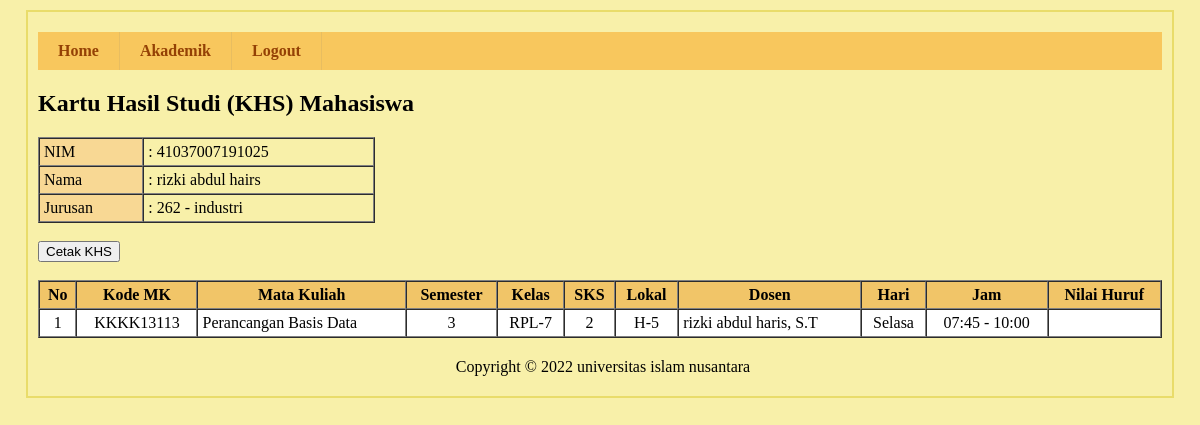
/sisfo-kampus/media.php?page=nilai (signed in), run on the app's committed database.
### tables this page shows
CREATE TABLE `tbl_mahasiswa` (
  `no_bp` varchar(14) NOT NULL,
  `nama_mhs` varchar(50) NOT NULL,
  `jenis_kelamin` varchar(15) NOT NULL,
  `kd_kelas` varchar(5) NOT NULL,
  `kd_jurusan` varchar(5) NOT NULL,
  `username` varchar(100) NOT NULL,
  `password` varchar(100) NOT NULL,
  `foto` varchar(100) NOT NULL,
  `aktif` enum('Y','T') NOT NULL
);

CREATE TABLE `tbl_jurusan` (
  `kd_jurusan` varchar(5) NOT NULL,
  `nama_jurusan` varchar(20) NOT NULL,
  `aktif` enum('Y','T') NOT NULL
);

CREATE TABLE `tbl_krs_mhs` (
  `id_krs` int(5) NOT NULL,
  `thn_akademik` varchar(5) DEFAULT NULL,
  `semester` varchar(5) DEFAULT NULL,
  `no_bp` varchar(14) DEFAULT NULL,
  `kd_jadwal` varchar(5) DEFAULT NULL,
  `kd_mk` varchar(15) DEFAULT NULL,
  `kd_dosen` varchar(5) DEFAULT NULL,
  `nilai_huruf` varchar(2) DEFAULT NULL
);

CREATE TABLE `tbl_jadwal` (
  `kd_jadwal` int(5) NOT NULL,
  `thn_akademik` varchar(5) DEFAULT NULL,
  `kd_dosen` varchar(5) DEFAULT NULL,
  `kd_jurusan` varchar(5) DEFAULT NULL,
  `kd_mk` varchar(15) DEFAULT NULL,
  `hari` varchar(10) DEFAULT NULL,
  `ruang` varchar(10) DEFAULT NULL,
  `smt` int(2) DEFAULT NULL,
  `kelas` varchar(20) DEFAULT NULL,
  `jam_mulai` varchar(5) DEFAULT NULL,
  `jam_selesai` varchar(5) DEFAULT NULL
);

CREATE TABLE `tbl_matakuliah` (
  `kd_mk` varchar(15) NOT NULL,
  `nama_mk` varchar(30) DEFAULT NULL,
  `SKS` int(2) DEFAULT NULL,
  `aktif` enum('Y','T') DEFAULT 'Y'
);

CREATE TABLE `tbl_dosen` (
  `kd_dosen` int(5) NOT NULL,
  `nama_dosen` varchar(50) DEFAULT NULL,
  `jenis_kelamin` varchar(15) DEFAULT NULL,
  `username` varchar(100) DEFAULT NULL,
  `password` varchar(100) DEFAULT NULL,
  `aktif` enum('Y','T') DEFAULT 'Y'
);

### sisfo-kampus/tabel/tabel-nilai.php (the view)
<h2>Kartu Hasil Studi (KHS) Mahasiswa</h2>
<?php
include "koneksi.php";
$sql_edit = mysqli_query($conn, "SELECT * FROM tbl_mahasiswa WHERE no_bp='$_SESSION[no_bp]'");
$row =  mysqli_fetch_array($sql_edit);
$sql_edit1 = mysqli_query($conn, "SELECT * FROM tbl_jurusan WHERE kd_jurusan='$row[kd_jurusan]'");
$row1 =  mysqli_fetch_array($sql_edit1);
?>
<table width="30%" border="1" cellpadding="4" cellspacing="0">
  <tr>
    <td bgcolor='#f8d894'>NIM</td>
    <td>: <?php echo $row['no_bp']; ?></td>
  </tr>
  <tr>
    <td bgcolor='#f8d894'>Nama</td>
    <td>: <?php echo $row['nama_mhs']; ?></td>
  </tr>
  <tr>
    <td bgcolor='#f8d894'>Jurusan</td>
    <td>: <?php echo $row['kd_jurusan']; ?> - <?php echo $row1['nama_jurusan']; ?></td>
  </tr>
</table>
<br>
<button type="button" onclick="window.open('report/cetak-nilai.php?no_bp=<?php echo $row['no_bp']; ?>','_blank','width=900,height=400')">Cetak KHS</button> <br><br>
<table width="100%" border="1" cellpadding="4" cellspacing="0">
  <tr bgcolor='#f1c568'>
    <th>No</th>
    <th>Kode MK</th>
    <th>Mata Kuliah</th>
    <th>Semester</th>
    <th>Kelas</th>
    <th>SKS</th>
    <th>Lokal</th>
    <th>Dosen</th>
    <th>Hari</th>
    <th>Jam</th>
    <th>Nilai Huruf</th>
  </tr>
  <?php
  include "koneksi.php";
  $sql = mysqli_query($conn, "SELECT * FROM tbl_krs_mhs
LEFT OUTER JOIN tbl_matakuliah ON(tbl_krs_mhs.kd_mk=tbl_matakuliah.kd_mk)
LEFT OUTER JOIN tbl_jadwal ON(tbl_krs_mhs.kd_jadwal=tbl_jadwal.kd_jadwal)
LEFT OUTER JOIN tbl_dosen ON(tbl_krs_mhs.kd_dosen=tbl_dosen.kd_dosen)
WHERE tbl_krs_mhs.no_bp='$_SESSION[no_bp]'
ORDER BY tbl_krs_mhs.id_krs ASC");
  $no = 1;
  while ($row = mysqli_fetch_array($sql)) {
  ?>
    <tr bgcolor='#FFF'>
      <td align='center'> <?php echo $no; ?> </td>
      <td align='center'> <?php echo $row['kd_mk']; ?></td>
      <td align='left'> <?php echo $row['nama_mk']; ?> </td>
      <td align='center'> <?php echo $row['semester']; ?> </td>
      <td align='center'> <?php echo $row['kelas']; ?> </td>
      <td align='center'> <?php echo $row['SKS']; ?> </td>
      <td align='center'> <?php echo $row['ruang']; ?> </td>
      <td align='left'> <?php echo $row['nama_dosen']; ?> </td>
      <td align='center'> <?php echo $row['hari']; ?> </td>
      <td align='center'> <?php echo $row['jam_mulai']; ?> - <?php echo $row['jam_selesai']; ?></td>
      <td align='center'> <?php echo $row['nilai_huruf']; ?> </td>
    </tr>
  <?php
    $no++;
  }
  ?>
</table>

### sisfo-kampus/css/style.css (style rules this page uses)
body { background:#f8f0a9;margin:0;padding:0; }

### data on the page
tbl_mahasiswa: no_bp "41037007191025", nama_mhs "rizki abdul hairs", kd_jurusan "262"
tbl_jurusan: nama_jurusan "industri"
tbl_krs_mhs: kd_jadwal.kd_mk "KKKK13113", kd_mk.nama_mk "Perancangan Basis Data", semester "3", kd_jadwal.kelas "RPL-7", kd_mk.SKS "2", kd_jadwal.ruang "H-5", kd_dosen.nama_dosen "rizki abdul haris, S.T", kd_jadwal.hari "Selasa", kd_jadwal.jam_mulai "07:45", kd_jadwal.jam_selesai "10:00"
